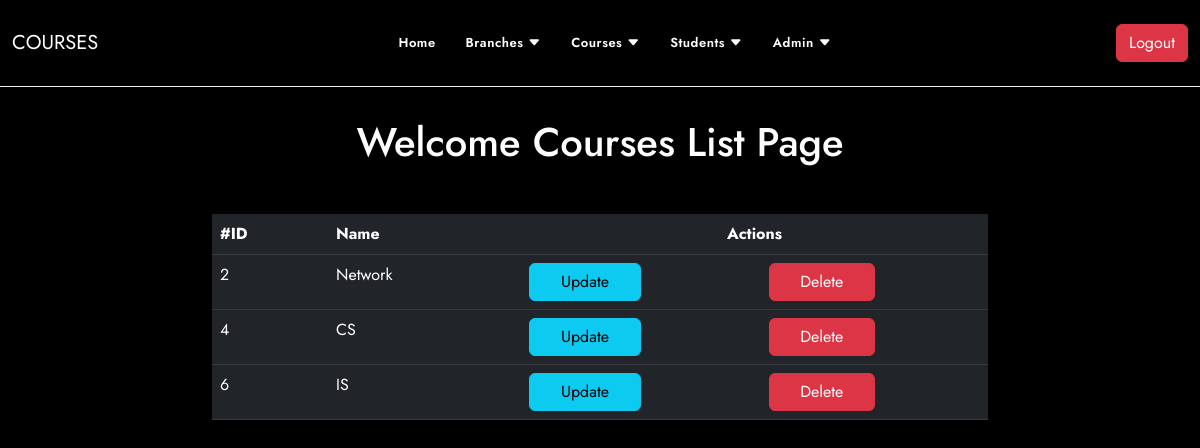
Page /courses/list.php (signed in) on the committed database.
### tables this page shows
CREATE TABLE `courses` (
  `id` int(11) NOT NULL,
  `name` varchar(200) DEFAULT NULL
);

### general/database.php (called while the page is built, shortened)
<?php
$connection = mysqli_connect("localhost", "root", "", "course-system");
$select = "SELECT * from `courses`";
$showcourse = mysqli_query($connection, $select);

### courses/list.php (the view, shortened to what this page needs)
<?php
include('../shared/navbar.php');
include('../general/database.php');
?>
<section class="courses p-70">
    <h1 class="text-center mt-5"> Welcome Courses List Page </h1>
    <div class="container col-md-8 mt-5 mt-5 " enctype="multipart/form-data">
        <table class="table table-dark">
            <thead class="">
                <tr>
                    <th scope="col">#ID</th>
                    <th scope="col">Name</th>
                    <th scope="col" class="text-center" colspan="2">Actions</th>
                </tr>
            </thead>
            <tbody>
                <?php foreach ($showcourse as $data) { ?>
                    <tr>
                        <td><?= $data["id"] ?></td>
                        <td><?= $data["name"] ?></td>
                        <td>
                            <?php $updateurl = 'update.php?id=' . $data['id']; ?>
                            <a class='btn btn-info  w-50' name='update-dep-btn' href="<?= $updateurl ?>">update</a>
                        </td>
                        <td>
                            <?php $delurl = 'delete.php?id=' . $data['id']; ?>
                            <a class='btn btn-danger w-50' name='del-dep-btn' href="<?= $delurl ?>">delete</a>
                        </td>
                    </tr>
                <?php } ?>
            </tbody>
        </table>
    </div>
</section>
<?php
include('../shared/footer.php');
?>

### assets/css/main.css (style rules this page uses)
h1 { text-align: center; }
body { font-family: 'Jost', sans-serif !important; background-color: #000; color: white; text-transform: capitalize; }
.p-70 { padding: 70px 0; }
.courses { color: white; }
.table { border-radius: 20px 40px !important; background: #f1f1f1 !important; }

### rows in the picture
courses: id "2", name "Network"
courses: id "4", name "CS"
courses: id "6", name "IS"
